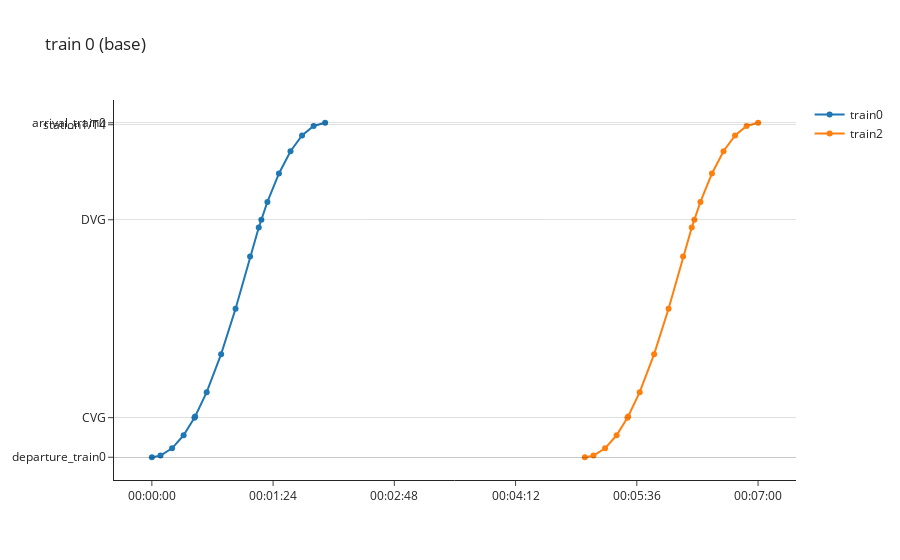

The notebook cell saved with this chart:
### Code cell
sim.space_time_chart_plotly(0)

### Figure 1 — Plotly figure (JSON) as saved in the notebook; plotly's stock layout.template omitted (floating-point values rounded to 4 significant figures)
{"data": [{"name": "train0", "type": "scatter", "x": [0, 6, 14, 22, 29.51, 30, 38, 48, 58, 68.07, 74.07, 75.88, 80.07, 88.07, 96.07, 104.1, 112.1, 120.1], "y": [0, 8.294, 45.07, 111.0, 200, 205.8, 328.9, 520.8, 750.4, 1014, 1161, 1200, 1290, 1434, 1546, 1626, 1674, 1690]}, {"name": "train2", "type": "scatter", "x": [300, 306, 314, 322, 329.5, 330, 338, 348, 358, 368.1, 374.1, 375.9, 380.1, 388.1, 396.1, 404.1, 412.1, 420.1], "y": [0, 8.294, 45.07, 111.0, 200, 205.8, 328.9, 520.8, 750.4, 1014, 1161, 1200, 1290, 1434, 1546, 1626, 1674, 1690]}], "layout": {"hovermode": "x unified", "shapes": [{"line": {"color": "black", "width": 0.5}, "type": "line", "x0": 0, "x1": 1, "xref": "x domain", "y0": 0, "y1": 0, "yref": "y"}, {"line": {"color": "black", "width": 0.5}, "type": "line", "x0": 0, "x1": 1, "xref": "x domain", "y0": 0, "y1": 0, "yref": "y"}, {"line": {"color": "black", "width": 0.5}, "type": "line", "x0": 0, "x1": 1, "xref": "x domain", "y0": 200, "y1": 200, "yref": "y"}, {"line": {"color": "black", "width": 0.5}, "type": "line", "x0": 0, "x1": 1, "xref": "x domain", "y0": 1200, "y1": 1200, "yref": "y"}, {"line": {"color": "black", "width": 0.5}, "type": "line", "x0": 0, "x1": 1, "xref": "x domain", "y0": 1680, "y1": 1680, "yref": "y"}, {"line": {"color": "black", "width": 0.5}, "type": "line", "x0": 0, "x1": 1, "xref": "x domain", "y0": 1690, "y1": 1690, "yref": "y"}], "title": {"text": "train 0 (base)"}, "xaxis": {"tickmode": "array", "ticktext": ["00:00:00", "00:01:24", "00:02:48", "00:04:12", "00:05:36", "00:07:00"], "tickvals": [0, 84, 168, 252, 336, 420]}, "yaxis": {"tickmode": "array", "ticktext": ["departure_train0", "station0/T0", "CVG", "DVG", "station1/T4", "arrival_train0"], "tickvals": [0, 0, 200, 1200, 1680, 1690]}}}
